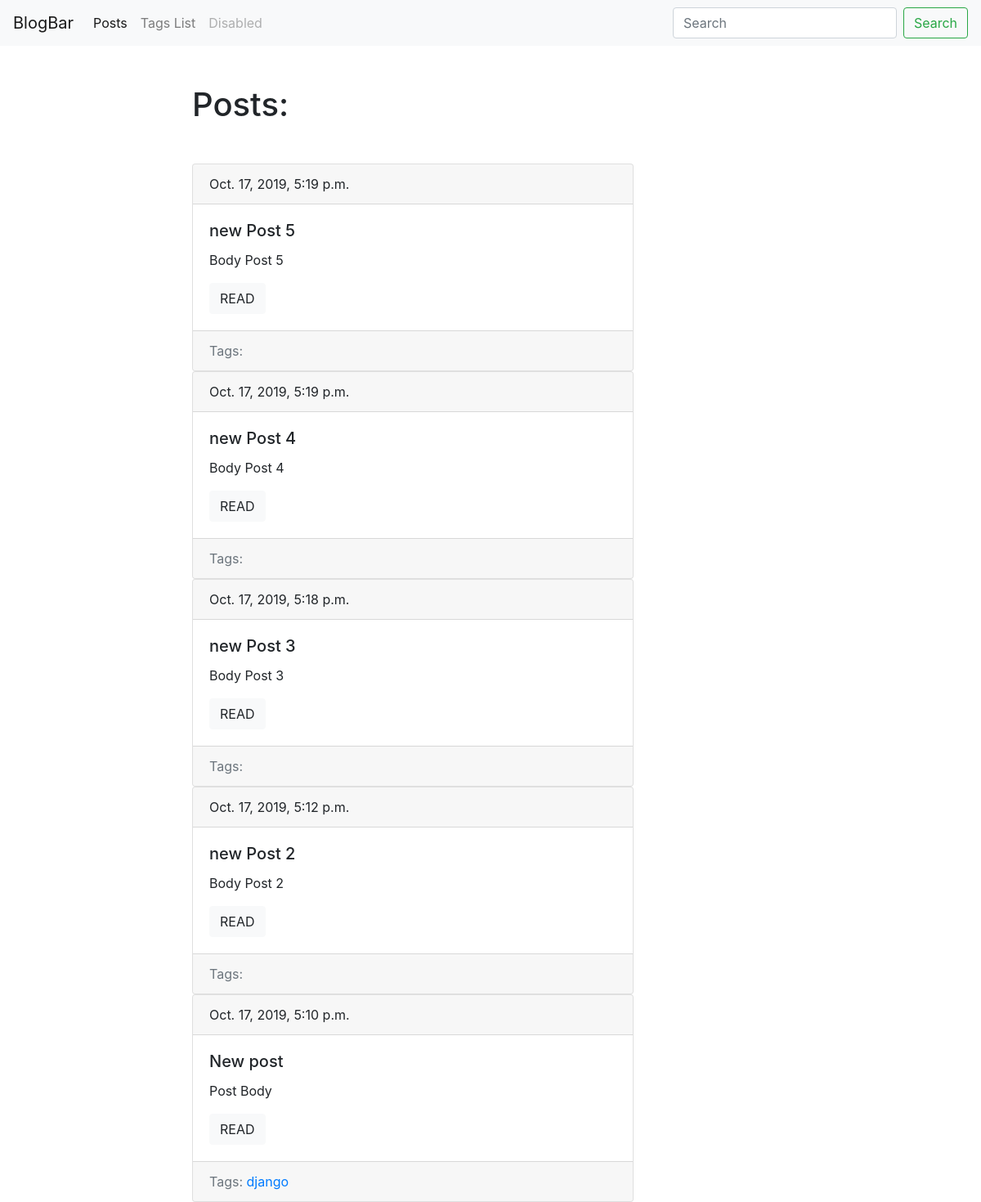
Page /blog/ on the earlier database version.
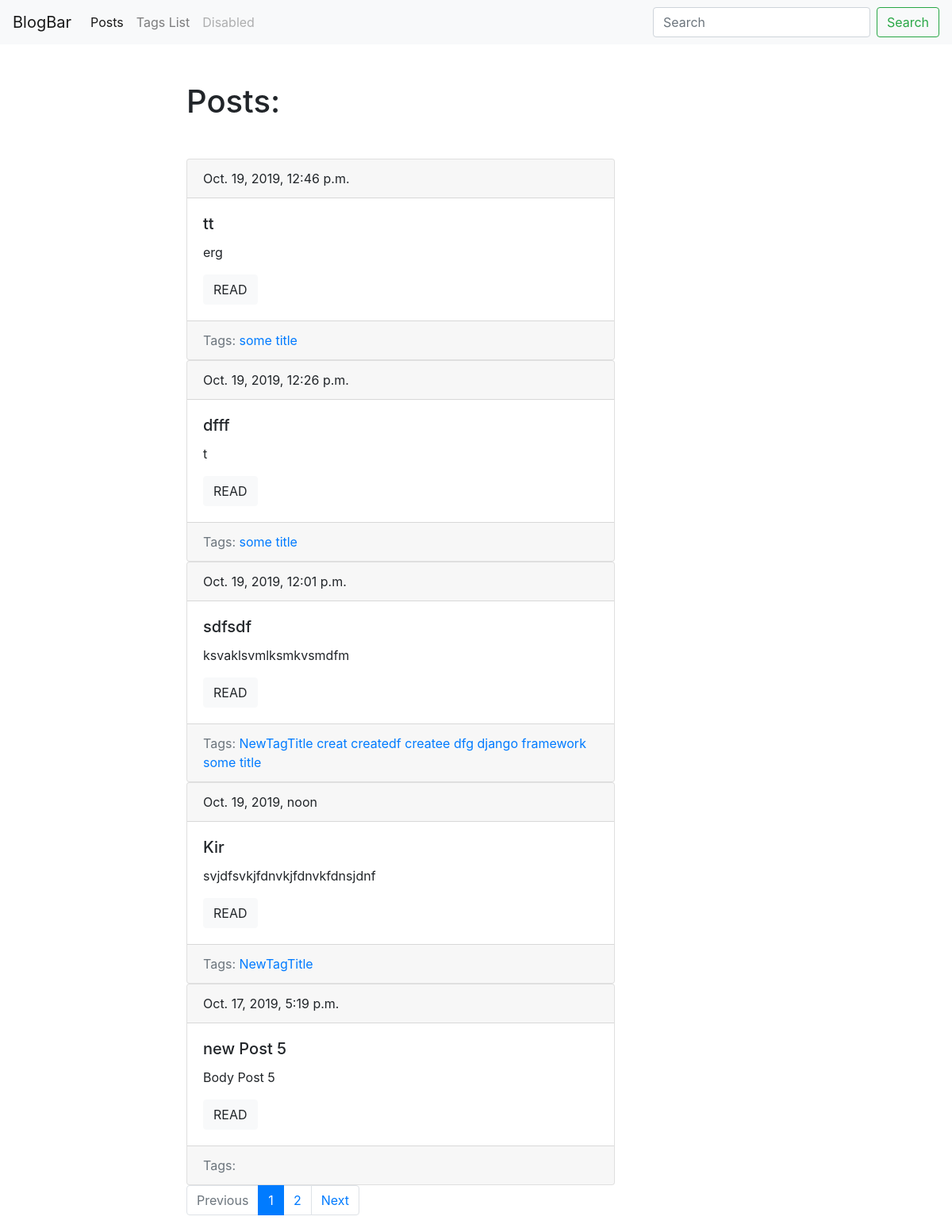
Same page on the later database version.
### blogApp/models.py (models this page shows, shortened)
class Post(models.Model):
    title = models.CharField(max_length=150, db_index=True)
    slug = models.SlugField(max_length=150, unique=True, blank = True)
    body = models.TextField(blank=True, db_index=True)
    datePub = models.DateTimeField(auto_now_add=True)
    tags = models.ManyToManyField('Tag', blank=True, related_name='posts')
    def get_absolute_url(self):
        return reverse("postDetailUrl", kwargs={"slug": self.slug})
    class Meta:
        ordering = ['-datePub']

class Tag(models.Model):
    title = models.CharField(max_length=50)
    slug = models.SlugField(max_length=50, unique=True)
    def get_absolute_url(self):
        return reverse("tagDetailUrl", kwargs={"slug": self.slug})
    class Meta:
        ordering = ['title']

### blogApp/views.py (the view)
# urls.py: path('', PostsList.as_view(), name='postListUrl'),
class PostsList(ObjectListMixin, View):
    model = Post
    template = 'blogApp/index.html'

### blogApp/templates/blogApp/index.html (shortened to what this page needs)
{% extends 'blogApp/baseBlogApp.html' %}
{% block content %}
    <h1 class="mb-5">Posts:</h1>
    {% for post in posts %}
        {% include 'blogApp/includes/postCardTemplate.html' %}
    {% endfor %}
{% endblock content %}

### blogApp/templates/blogApp/includes/postCardTemplate.html
<div class="card">
            <div class="card-header">
                {{post.datePub}}
            </div>
            <div class="card-body">
                <h5 class="card-title">{{post.title}}</h5>
                <p class="card-text">{{post.body|truncatewords:15}}</p>
                <a href="{{ post.get_absolute_url}}" class="btn btn-light">READ</a>
            </div>
            <div class="card-footer text-muted">
                Tags:
                {% for tag in post.tags.all %}
                    <a href = "{{ tag.get_absolute_url }}">
                        {{ tag.title }}
                    </a>
                {% endfor %}
            </div>
        </div>

Differences in the rows shown:
no longer on this page (row unchanged): Post: datePub "Oct. 17, 2019, 5:19 p.m.", title "new Post 4", body "Body Post 4"
no longer on this page (row unchanged): Post: datePub "Oct. 17, 2019, 5:18 p.m.", title "new Post 3", body "Body Post 3"
no longer on this page (row unchanged): Post: datePub "Oct. 17, 2019, 5:12 p.m.", title "new Post 2", body "Body Post 2"
no longer on this page (row unchanged): Post: datePub "Oct. 17, 2019, 5:10 p.m.", title "New post", body "Post Body", Tag (title "django")
added Post: datePub "Oct. 19, 2019, 12:46 p.m.", title "tt", body "erg"
added Tag: title "some title"
added Post: datePub "Oct. 19, 2019, 12:26 p.m.", title "dfff", body "t"
added Post: datePub "Oct. 19, 2019, 12:01 p.m.", title "sdfsdf", body "ksvaklsvmlksmkvsmdfm", Tag (title "django")
added Tag: title "NewTagTitle"
added Tag: title "creat", shown under "Oct. 19, 2019, 12:01 p.m."
added Tag: title "createdf", shown under "Oct. 19, 2019, 12:01 p.m."
added Tag: title "createe", shown under "Oct. 19, 2019, 12:01 p.m."
added Tag: title "dfg", shown under "Oct. 19, 2019, 12:01 p.m."
added Tag: title "framework", shown under "Oct. 19, 2019, 12:01 p.m."
added Post: datePub "Oct. 19, 2019, noon", title "Kir", body "svjdfsvkjfdnvkjfdnvkfdnsjdnf"
Other differences:
text now shown: "Previous Next"
new list line: "1"
new list line: "2"
